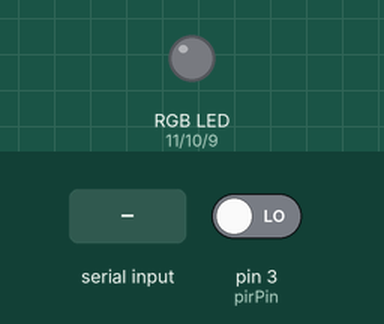
A sketch run on a simulated Arduino Uno, built with avr-gcc and run on an emulated ATmega328P. On the bench: an RGB LED mixed from three pins (HIGH = lit). Inputs (shaded band) come from the test bench; at power-on: pin 3 (pirPin) LOW.

Above: at 1.2 s.
1.3 s: "90,45\n" received over Serial
2.8 s: "30,150\n" received over Serial
4.3 s: "1\n" received over Serial
At 5.4 s:
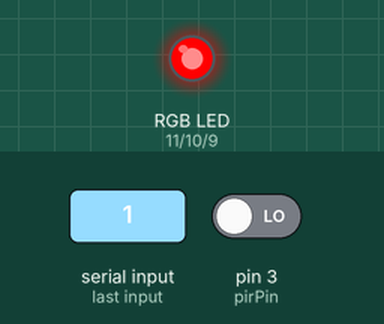
5.8 s: "2\n" received over Serial
At 6.6 s:
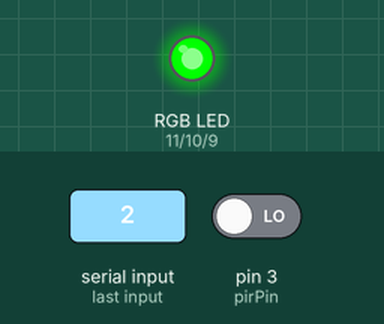
7.3 s: "3\n" received over Serial
At 7.7 s:
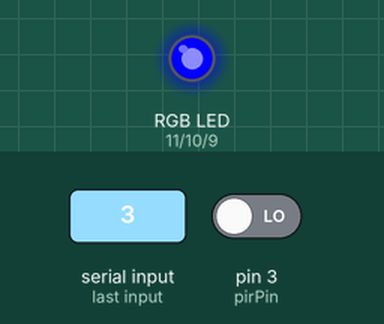
8.8 s: "4\n" received over Serial
At 10.1 s:
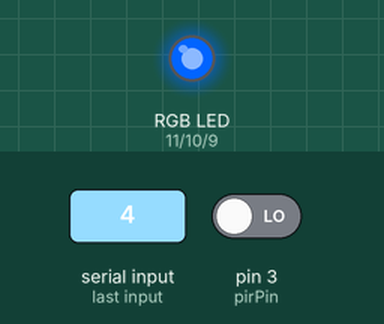
Timing chart, 0 to 11.3 s (numbered marks = the images above; inputs shaded):
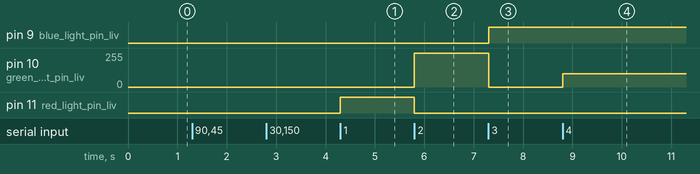

Measured:
- after the input at 4.3 s, pin 11 (red_light_pin_liv): LOW → HIGH at once
- after the input at 5.8 s, pin 10 (green_light_pin_liv): 0/255 → 255/255 at once; pin 11 (red_light_pin_liv): HIGH → LOW at once
- after the input at 7.3 s, pin 9 (blue_light_pin_liv): LOW → HIGH at once; pin 10 (green_light_pin_liv): 255/255 → 0/255 at once
- after the input at 8.8 s, pin 10 (green_light_pin_liv): 0/255 → 100/255 at once

The sketch:

LEDs.ino
```cpp
int red_light_pin_liv= 11;
int green_light_pin_liv = 10;
int blue_light_pin_liv = 9;

String state = "D";
String inputString = "";         // a string to hold incoming data
boolean stringComplete = false;  // whether the string is complete
String commandString = "";

//the time we give the sensor to calibrate (10-60 secs according to the datasheet)
//int calibrationTime = 1;

//the time when the sensor outputs a low impulse
long unsigned int lowIn;

//the amount of milliseconds the sensor has to be low
//before we assume all motion has stopped
long unsigned int pause = 5000;

boolean lockLow = true;
boolean takeLowTime;

int pirPin = 3;    //the digital pin connected to the PIR sensor's output

//timings
unsigned long previousMillis = 0;
unsigned long awakeInterval = 10000;
void setup() {
  Serial.begin(9600);
 pinMode(red_light_pin_liv, OUTPUT);
  pinMode(green_light_pin_liv, OUTPUT);
  pinMode(blue_light_pin_liv, OUTPUT);
  pinMode(pirPin, INPUT);
//  Serial.print("calibrating sensor ");
//    for(int i = 0; i < calibrationTime; i++){
//      Serial.print(".");
//      delay(1000);
//      }
//    Serial.println(" done");
//    Serial.println("SENSOR ACTIVE");
//    delay(50);
//  Serial.println("Start");
}

void RGB_color_liv(int red_light_value, int green_light_value, int blue_light_value)
 {
  analogWrite(red_light_pin_liv, red_light_value);
  analogWrite(green_light_pin_liv, green_light_value);
  analogWrite(blue_light_pin_liv, blue_light_value);
}
//void RGB_color_bed(int red_light_value, int green_light_value, int blue_light_value)
// {
//  analogWrite(red_pin_bed, red_light_value);
//  analogWrite(green_pin_bed, green_light_value);
//  analogWrite(blue_pin_bed, blue_light_value);
//}
void loop() {
  unsigned long currentMillis = millis();
  int val = Serial.read() - 48;
  if(val == 1){
    RGB_color_liv(255, 0, 0);
    }
    else if( val == 2){
      RGB_color_liv(0, 255, 0);
      }
      else if( val == 3){
      RGB_color_liv(0, 0, 255);
      }
      else if( val == 4){
      RGB_color_liv(0, 100, 255);
      }
      else if(val == 0)
      {
        RGB_color_liv(0, 0, 0);
        }
      else if( val == 5){


  if(digitalRead(pirPin) == HIGH){

        RGB_color_liv(255, 255, 255);


          //the led visualizes the sensors output pin state
       if(lockLow){
         //makes sure we wait for a transition to LOW before any further output is made:
         lockLow = false;
//         Serial.println("---");
//         Serial.print("motion detected at ");
//         Serial.print(millis()/1000);
//         Serial.println(" sec");

         }
         takeLowTime = true;
       }

     if(digitalRead(pirPin) == LOW){

        RGB_color_liv(0, 0, 0);

       //the led visualizes the sensors output pin state

       if(takeLowTime){
        lowIn = millis();          //save the time of the transition from high to LOW
        takeLowTime = false;       //make sure this is only done at the start of a LOW phase
        }
       //if the sensor is low for more than the given pause,
       //we assume that no more motion is going to happen
       if(!lockLow && millis() - lowIn > pause){
           //makes sure this block of code is only executed again after
           //a new motion sequence has been detected
           lockLow = true;
           Serial.print("motion ended at ");      //output
           Serial.print((millis() - pause)/1000);
           Serial.println(" sec");

           }
       }

      }
//    if(val == 6){
//    RGB_color_bed(255, 0, 0);
//    }
//    else if( val == 7){
//      RGB_color_bed(0, 255, 0);
//      }
//      else if( val == 8){
//      RGB_color_bed(0, 0, 255);
//      }
//      else if( val == 9){
//      RGB_color_bed(0, 100, 255);
//      }
//      else if(val == 11)
//      {
//        RGB_color_bed(0, 0, 0);
//        }


}
```
